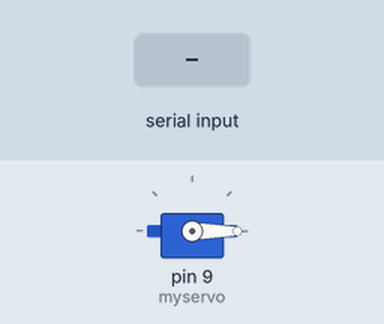
This sketch was run on a simulated Arduino Uno, built with avr-gcc and run on an emulated ATmega328P. On the bench: servo. The inputs (shaded band) are chosen by the test bench.

Above: at 1.2 s.
1.3 s: "90,45\n" received over Serial
At 2.0 s:
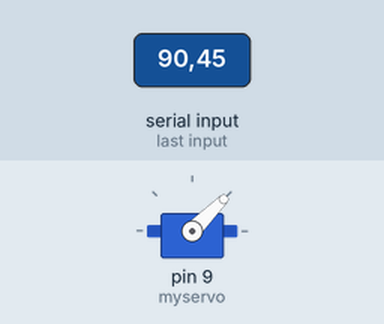
3.8 s: "30,150\n" received over Serial
At 4.6 s:
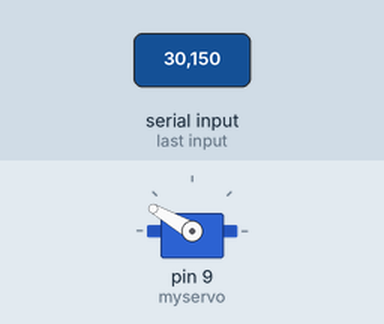
6.3 s: "200\n" received over Serial
At 7.0 s:
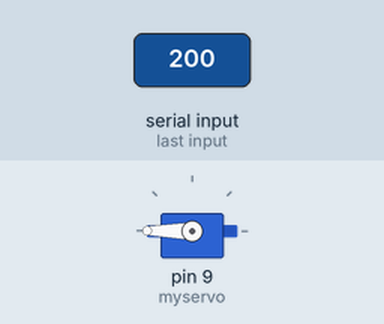
Timing chart, 0 to 9.3 s (numbered marks = the images above; inputs shaded):
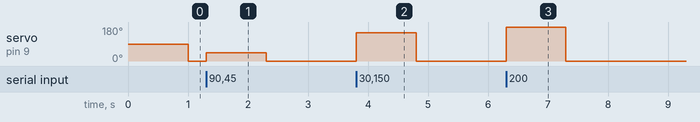

The sketch:

sketch_aug6a.ino
```cpp
#include <Servo.h>

Servo myservo;  // create servo object to control a servo
// twelve servo objects can be created on most boards

int pos = 0;    // variable to store the servo position

void setup() {
  myservo.attach(9);  // attaches the servo on pin 9 to the servo object
Serial.begin(115200);
}

void loop() {
   myservo.write(Serial.parseInt());
}
```

Measured:
- after the input at 1.3 s, servo on pin 9 (myservo): 0° → 45° at once, → 0° 1.0 s later
- after the input at 3.8 s, servo on pin 9 (myservo): 0° → 150° at once, → 0° 1.0 s later
- after the input at 6.3 s, servo on pin 9 (myservo): 0° → 180° at once, → 0° 1.0 s later
